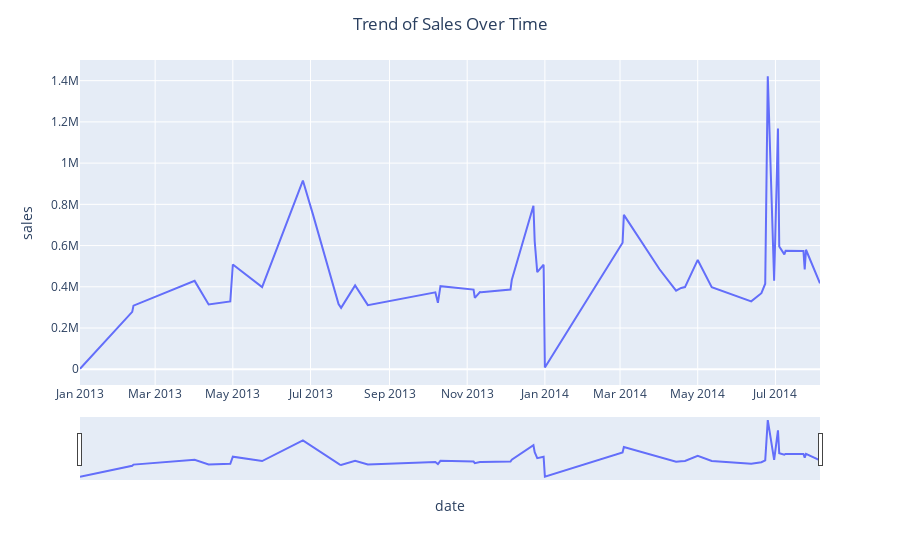

Notebook cell for this chart:
### Markdown cell above
## Bivariate analysis

### Code cell
# Group the data by date and calculate the total sales
daily_sales = merged_data.groupby('date')['sales'].sum().reset_index()

# Create a time series plot with slider
fig = px.line(daily_sales, x='date', y='sales')
fig.update_xaxes(rangeslider_visible=True)
fig.update_layout(title='Trend of Sales Over Time', title_x=0.5)
fig.show()
